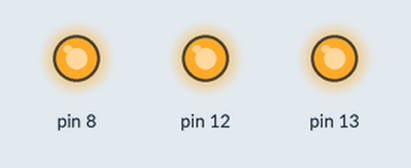
Bench run of a sketch on a simulated Arduino Uno, built with avr-gcc and run on an emulated ATmega328P. On the bench: output pins drawn as LEDs (lit = HIGH).

Above: at 0.5 s.
At 1.5 s:
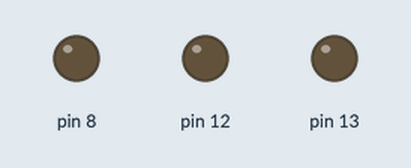
Timing chart, 0 to 7.8 s (numbered marks = the images above):
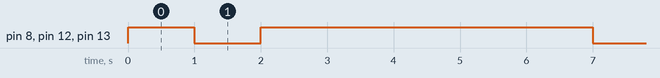

The sketch:

Projeto_2.ino
```cpp
//PROJETO 2.

void setup() {
  pinMode(13, OUTPUT);
  pinMode(12, OUTPUT);
  pinMode(8, OUTPUT);
}

void loop() {
  digitalWrite(13, HIGH);
  digitalWrite(12, HIGH);
  digitalWrite(8, HIGH);
  delay(1000);
  digitalWrite(13, LOW);
  digitalWrite(12, LOW);
  digitalWrite(8, LOW);
  delay(1000);
  digitalWrite(13, HIGH);
  digitalWrite(12, HIGH);
  digitalWrite(8, HIGH);
  delay(3000);
  digitalWrite(13, HIGH);
  digitalWrite(12, HIGH);
  digitalWrite(8, HIGH);
  delay(1000);
}
```

Measured:
- by itself, pin 8, pin 12, pin 13: repeats every 6.0 s: LOW 1.0 s, HIGH 5.0 s
